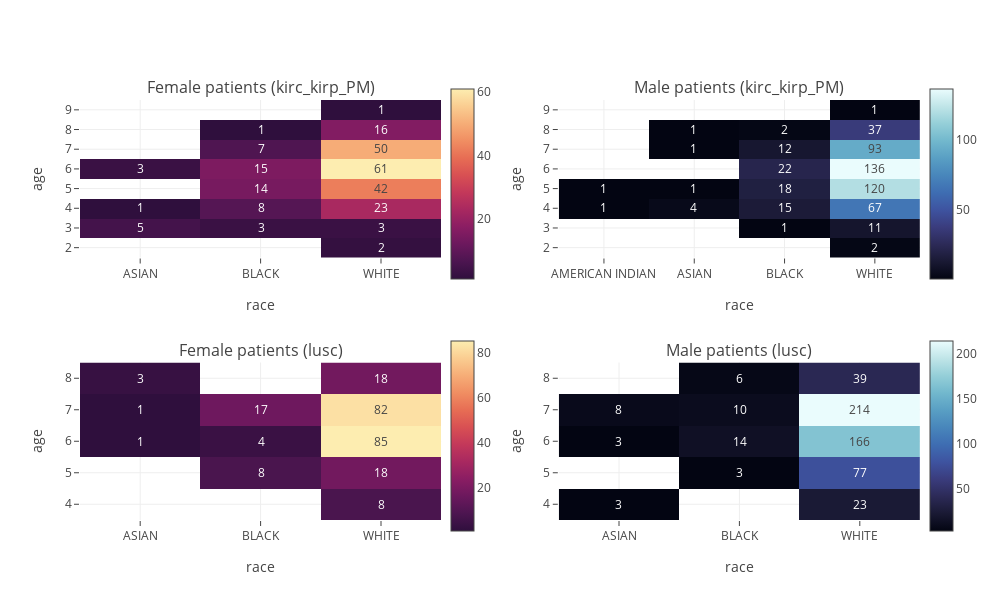

Notebook source saved alongside this figure:
### Code cell
# Build the subplot
fig = make_subplots(2, 2, horizontal_spacing = 0.14,
                    subplot_titles=(f'Female patients ({c1})', f'Male patients ({c1})', f'Female patients ({c2})', f'Male patients ({c2})'))

# Add the heatmaps
fig.add_trace(go.Heatmap(x = p1_f.columns, y = p1_f.index, z = p1_f, coloraxis = 'coloraxis', texttemplate = '%{z}'), 1, 1)
fig.add_trace(go.Heatmap(x = p1_m.columns, y = p1_m.index, z = p1_m, coloraxis = 'coloraxis2', texttemplate = '%{z}'), 1, 2)
fig.add_trace(go.Heatmap(x = p2_f.columns, y = p2_f.index, z = p2_f, coloraxis = 'coloraxis3', texttemplate = '%{z}'), 2, 1)
fig.add_trace(go.Heatmap(x = p2_m.columns, y = p2_m.index, z = p2_m, coloraxis = 'coloraxis4', texttemplate = '%{z}'), 2, 2)

# Update the figures
fig.update_layout(height = 600, width = 1000,
                  template = 'none',
                  yaxis = {"title": 'age'},
                  yaxis2 = {"title": 'age'},
                  yaxis3 = {"title": 'age'},
                  yaxis4 = {"title": 'age'},
                  xaxis = {"title": 'race'},
                  xaxis2 = {"title": 'race'},
                  xaxis3 = {"title": 'race'},
                  xaxis4 = {"title": 'race'},
                  coloraxis = dict(colorscale='matter_r', colorbar_x=0.43, colorbar_y=0.8, colorbar_len = 0.5, colorbar_thickness=23),
                  coloraxis2 = dict(colorscale='ice', colorbar_x=1, colorbar_y=0.8, colorbar_len = 0.5, colorbar_thickness=23),
                  coloraxis3 = dict(colorscale='matter_r', colorbar_x=0.43, colorbar_y=0.2, colorbar_len = 0.5, colorbar_thickness=23),
                  coloraxis4 = dict(colorscale='ice', colorbar_x=1, colorbar_y=0.2, colorbar_len = 0.5, colorbar_thickness=23)) #deep_r
fig.update_layout(yaxis=dict(tickvals=[2, 3, 4, 5, 6, 7, 8, 9]),
                  yaxis2=dict(tickvals=[2, 3, 4, 5, 6, 7, 8, 9]),
                  yaxis3=dict(tickvals=[2, 3, 4, 5, 6, 7, 8, 9]),
                  yaxis4=dict(tickvals=[2, 3, 4, 5, 6, 7, 8, 9]))
fig.write_image("images/eda_3.eps")
fig.show()

### Figure 1 — Plotly figure (JSON) as saved in the notebook; plotly's stock layout.template omitted (floating-point values rounded to 4 significant figures)
{"data": [{"coloraxis": "coloraxis", "texttemplate": "%{z}", "type": "heatmap", "x": ["ASIAN", "BLACK", "WHITE"], "xaxis": "x", "y": ["2", "3", "4", "5", "6", "7", "8", "9"], "yaxis": "y", "z": [[null, null, 2], [5, 3, 3], [1, 8, 23], [null, 14, 42], [3, 15, 61], [null, 7, 50], [null, 1, 16], [null, null, 1]]}, {"coloraxis": "coloraxis2", "texttemplate": "%{z}", "type": "heatmap", "x": ["AMERICAN INDIAN", "ASIAN", "BLACK", "WHITE"], "xaxis": "x2", "y": ["2", "3", "4", "5", "6", "7", "8", "9"], "yaxis": "y2", "z": [[null, null, null, 2], [null, null, 1, 11], [1, 4, 15, 67], [1, 1, 18, 120], [null, null, 22, 136], [null, 1, 12, 93], [null, 1, 2, 37], [null, null, null, 1]]}, {"coloraxis": "coloraxis3", "texttemplate": "%{z}", "type": "heatmap", "x": ["ASIAN", "BLACK", "WHITE"], "xaxis": "x3", "y": ["4", "5", "6", "7", "8"], "yaxis": "y3", "z": [[null, null, 8], [null, 8, 18], [1, 4, 85], [1, 17, 82], [3, null, 18]]}, {"coloraxis": "coloraxis4", "texttemplate": "%{z}", "type": "heatmap", "x": ["ASIAN", "BLACK", "WHITE"], "xaxis": "x4", "y": ["4", "5", "6", "7", "8"], "yaxis": "y4", "z": [[3, null, 23], [null, 3, 77], [3, 14, 166], [8, 10, 214], [null, 6, 39]]}], "layout": {"annotations": [{"font": {"size": 16}, "showarrow": false, "text": "Female patients (kirc_kirp_PM)", "x": 0.215, "xanchor": "center", "xref": "paper", "y": 1, "yanchor": "bottom", "yref": "paper"}, {"font": {"size": 16}, "showarrow": false, "text": "Male patients (kirc_kirp_PM)", "x": 0.785, "xanchor": "center", "xref": "paper", "y": 1, "yanchor": "bottom", "yref": "paper"}, {"font": {"size": 16}, "showarrow": false, "text": "Female patients (lusc)", "x": 0.215, "xanchor": "center", "xref": "paper", "y": 0.375, "yanchor": "bottom", "yref": "paper"}, {"font": {"size": 16}, "showarrow": false, "text": "Male patients (lusc)", "x": 0.785, "xanchor": "center", "xref": "paper", "y": 0.375, "yanchor": "bottom", "yref": "paper"}], "coloraxis": {"colorbar": {"len": 0.5, "thickness": 23, "x": 0.43, "y": 0.8}, "colorscale": [[0, "rgb(47, 15, 61)"], [0.09091, "rgb(76, 21, 80)"], [0.1818, "rgb(107, 24, 93)"], [0.2727, "rgb(138, 29, 99)"], [0.3636, "rgb(168, 40, 96)"], [0.4545, "rgb(195, 56, 90)"], [0.5455, "rgb(216, 80, 83)"], [0.6364, "rgb(231, 109, 84)"], [0.7273, "rgb(240, 142, 98)"], [0.8182, "rgb(246, 173, 119)"], [0.9091, "rgb(250, 205, 145)"], [1, "rgb(253, 237, 176)"]]}, "coloraxis2": {"colorbar": {"len": 0.5, "thickness": 23, "x": 1, "y": 0.8}, "colorscale": [[0, "rgb(3, 5, 18)"], [0.09091, "rgb(25, 25, 51)"], [0.1818, "rgb(44, 42, 87)"], [0.2727, "rgb(58, 60, 125)"], [0.3636, "rgb(62, 83, 160)"], [0.4545, "rgb(62, 109, 178)"], [0.5455, "rgb(72, 134, 187)"], [0.6364, "rgb(89, 159, 196)"], [0.7273, "rgb(114, 184, 205)"], [0.8182, "rgb(149, 207, 216)"], [0.9091, "rgb(192, 229, 232)"], [1, "rgb(234, 252, 253)"]]}, "coloraxis3": {"colorbar": {"len": 0.5, "thickness": 23, "x": 0.43, "y": 0.2}, "colorscale": [[0, "rgb(47, 15, 61)"], [0.09091, "rgb(76, 21, 80)"], [0.1818, "rgb(107, 24, 93)"], [0.2727, "rgb(138, 29, 99)"], [0.3636, "rgb(168, 40, 96)"], [0.4545, "rgb(195, 56, 90)"], [0.5455, "rgb(216, 80, 83)"], [0.6364, "rgb(231, 109, 84)"], [0.7273, "rgb(240, 142, 98)"], [0.8182, "rgb(246, 173, 119)"], [0.9091, "rgb(250, 205, 145)"], [1, "rgb(253, 237, 176)"]]}, "coloraxis4": {"colorbar": {"len": 0.5, "thickness": 23, "x": 1, "y": 0.2}, "colorscale": [[0, "rgb(3, 5, 18)"], [0.09091, "rgb(25, 25, 51)"], [0.1818, "rgb(44, 42, 87)"], [0.2727, "rgb(58, 60, 125)"], [0.3636, "rgb(62, 83, 160)"], [0.4545, "rgb(62, 109, 178)"], [0.5455, "rgb(72, 134, 187)"], [0.6364, "rgb(89, 159, 196)"], [0.7273, "rgb(114, 184, 205)"], [0.8182, "rgb(149, 207, 216)"], [0.9091, "rgb(192, 229, 232)"], [1, "rgb(234, 252, 253)"]]}, "height": 600, "width": 1000, "xaxis": {"anchor": "y", "domain": [0, 0.43], "title": {"text": "race"}}, "xaxis2": {"anchor": "y2", "domain": [0.57, 1], "title": {"text": "race"}}, "xaxis3": {"anchor": "y3", "domain": [0, 0.43], "title": {"text": "race"}}, "xaxis4": {"anchor": "y4", "domain": [0.57, 1], "title": {"text": "race"}}, "yaxis": {"anchor": "x", "domain": [0.625, 1], "tickvals": [2, 3, 4, 5, 6, 7, 8, 9], "title": {"text": "age"}}, "yaxis2": {"anchor": "x2", "domain": [0.625, 1], "tickvals": [2, 3, 4, 5, 6, 7, 8, 9], "title": {"text": "age"}}, "yaxis3": {"anchor": "x3", "domain": [0, 0.375], "tickvals": [2, 3, 4, 5, 6, 7, 8, 9], "title": {"text": "age"}}, "yaxis4": {"anchor": "x4", "domain": [0, 0.375], "tickvals": [2, 3, 4, 5, 6, 7, 8, 9], "title": {"text": "age"}}}}
